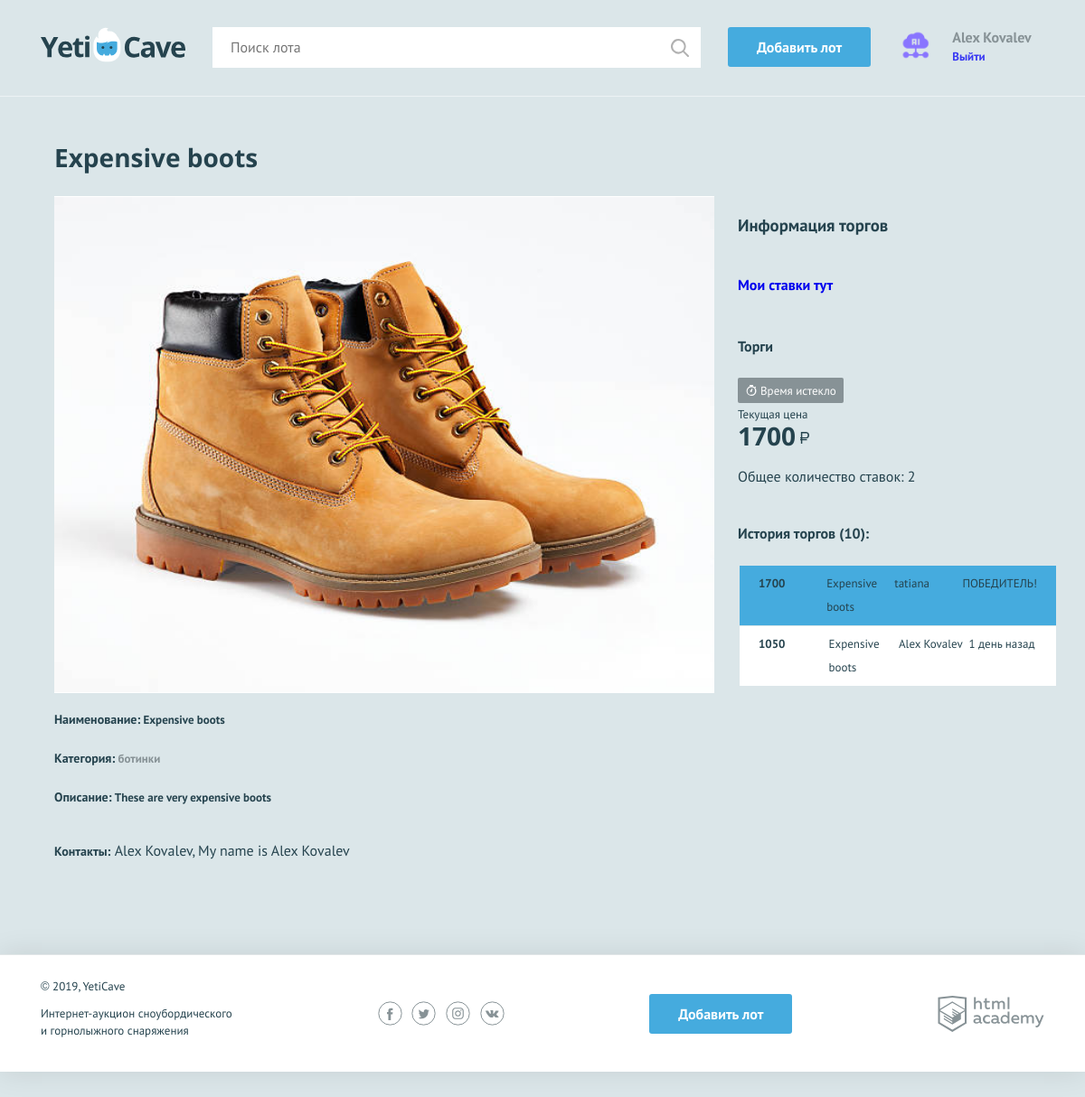
The app's page /show_lot.php?id=178 (signed in) with its own data.
### tables this page shows
CREATE TABLE `lot` (
  `id` int(11) NOT NULL,
  `name` char(100) DEFAULT NULL,
  `lot_message` text,
  `img_url` text,
  `lot_rate` text,
  `lot_date` date DEFAULT NULL,
  `lot_step` int(11) DEFAULT NULL,
  `price` int(11) DEFAULT NULL,
  `cur_price` int(11) DEFAULT NULL,
  `category_id` int(11) NOT NULL,
  `user_id` int(11) NOT NULL,
  `created_at` datetime NOT NULL DEFAULT CURRENT_TIMESTAMP,
  `notified` int(11) DEFAULT NULL
);

CREATE TABLE `users` (
  `id` int(11) NOT NULL,
  `created_at` datetime NOT NULL DEFAULT CURRENT_TIMESTAMP,
  `email` char(100) DEFAULT NULL,
  `name` char(100) DEFAULT NULL,
  `password` char(64) DEFAULT NULL,
  `avatar` text,
  `contacts` text
);

CREATE TABLE `category` (
  `id` int(11) NOT NULL,
  `name` char(64) DEFAULT NULL,
  `name_eng` char(64) DEFAULT NULL
);

CREATE TABLE `rate` (
  `ID` int(11) NOT NULL,
  `rate_date` datetime DEFAULT CURRENT_TIMESTAMP,
  `price` int(11) DEFAULT NULL,
  `user_id` int(11) NOT NULL,
  `lot_id` int(11) NOT NULL
);

### models/functions.php (called while the page is built, shortened)
<?php
function include_template($name, array $data = [])
{
    $name = 'views/' . $name;
    extract($data);
    require $name;
    $result = ob_get_clean();
    return $result;
}
function formattedDate($date) {
    $cur_time = time();
    $finish_date = strtotime($date);
    $left_time_in_seconds = $finish_date - $cur_time;
    $hours = floor($left_time_in_seconds / 3600);
    $minutes = floor(($left_time_in_seconds % 3600) / 60);
    if($left_time_in_seconds < 0) {
        return("Время истекло");
    }
    return("{$hours}ч : {$minutes}м");
}
function humanReadableTimeDifference($datetime) {
    $timestamp = strtotime($datetime);
    $currentTime = time();
    $timeDifference = $currentTime - $timestamp;
    if ($timeDifference < 60) {
        return $timeDifference . " секунд назад";
    } elseif ($timeDifference < 3600) {
        $minutes = floor($timeDifference / 60);
        return $minutes . " минут" . ($minutes == 1 ? "а" : "") . " назад";
    } elseif ($timeDifference < 86400) {
        $hours = floor($timeDifference / 3600);
        return $hours . " час" . ($hours == 1 ? "" : ($hours < 5 ? "а" : "ов")) . " назад";
    } elseif ($timeDifference < 2592000) {
        $days = floor($timeDifference / 86400);
        return $days . " д" . ($days == 1 ? "ень" : ($days < 5 ? "ня" : "ней")) . " назад";
    } elseif ($timeDifference < 31104000) {
        $months = floor($timeDifference / 2592000);
        return $months . " месяц" . ($months == 1 ? "" : ($months < 5 ? "а" : "ев")) . " назад";
    } else {
        $years = floor($timeDifference / 31104000);
        return $years . " год" . ($years == 1 ? "" : ($years < 5 ? "а" : "лет")) . " назад";
    }
}

### show_lot.php (called while the page is built, shortened)
<?php
require_once 'models/functions.php';
require_once 'models/categories.php';
require_once 'models/init.php';
if (isset($_GET['id'])) {
    $lot_id = $_GET['id'];
    $query = "SELECT lot.id, lot.name, lot_message, img_url, lot_rate, lot_date, lot_step, lot.price, cur_price, category.name AS category_name
       FROM `lot`
       JOIN category ON lot.category_id = category.id
       WHERE lot.id = ?";
    $stmt = $con->prepare($query);
    $stmt->bind_param('i', $lot_id);
    $stmt->execute();
    $chosen_lot = $stmt->get_result();
    if ($chosen_lot && mysqli_num_rows($chosen_lot) > 0) {
        foreach ($chosen_lot as $row => $elem) {
            $lot_name = $elem['name'];
            $lot_message = $elem['lot_message'];
            $img_url = $elem['img_url'];
            $lot_date = $elem['lot_date'];
            $lot_step = $elem['lot_step'];
            $price = $elem['price'];
            $cur_price = $elem['cur_price'];
            $category_name = $elem['category_name'];
        }
        if (isset($_GET)) {
            $current_id = $_GET['id'];
            $query_search_user = "SELECT lot.id, user_id, users.id, users.name, users.contacts
           FROM lot
           JOIN users ON lot.user_id = users.id
           WHERE lot.id = ? ";
            $stmt2 = $con->prepare($query_search_user);
            $stmt2->bind_param('i', $current_id);
            $stmt2->execute();
            $result = $stmt2->get_result();
            $row = mysqli_fetch_assoc($result);
        }
        $sql_count_rates = "SELECT COUNT(*) as count
                   FROM rate
                   WHERE lot_id = ?;";
        $stmt3 = $con->prepare($sql_count_rates);
        $stmt3->bind_param('i', $lot_id);
        $stmt3->execute();
        $count_rates = $stmt3->get_result();
        if ($count_rates) {
            $count_rows = mysqli_fetch_assoc($count_rates);
            $rates_number = $count_rows['count'];
        } else {
            $rates_number = 0;
        }
        $page_content = include_template('lot.php', [
            'chosen_lot' => $chosen_lot,
            'lot_name' => $lot_name,
            'lot_message' => $lot_message,
            'img_url' => $img_url,
            'lot_date' => $lot_date,
            'lot_rate' => $_POST['lot_rate'],
            'lot_step' => $lot_step,
            'price' => $price,
            'cur_price' => $cur_price,
            'category_name' => $category_name,
            'lot_id' => $lot_id,
            'con' => $con,
            'humanReadableTimeDifference' => $humanReadableTimeDifference,
            'user_name' => $row['name'],
            'contacts' => $row['contacts'],
            'user_id' => $row['user_id'],
            'rates_number' => $rates_number,
            'errors' => $errors['rate'],
        ]);
    }
    else {
        http_response_code(404);
        $page_content = '<h1>Ошибка 404: Страница не найдена</h1>';
    }
} else {
    $page_content = '<h1>Вы не выбрали лот.</h1>';
}
$layout_content = include_template('layout.php', [
    'title' => 'Лот',
    'content' => $page_content,
    'categories' => $categories,
]);
print_r($layout_content);

### views/lot.php (the view, shortened to what this page needs)
<section class="lot-item container">
    <h2><?= $lot_name ?? ''; ?></h2>
    <div class="lot-item__content">
        <div class="lot-col left">
            <div class="description">
                <div class="lot-item__image">
                    <img src='../<?= $img_url ?? ''; ?>' width="730" height="548" alt="<? $lot_name ?? '' ?>">
                </div>
                <p class="lot-item__name"><b style="font-size: 14px;">Наименование:</b> <span><?= $lot_name ?></span>
                </p>
                <p class="lot-item__category"><b style="font-size: 14px;">Категория:</b>
                    <span><?= $category_name; ?></span></p>
                <p class="lot-item__description"><b style="font-size: 14px;">Описание:</b>
                    <span><?= $lot_message ?? '' ?></span></p>
                <p><b style="font-size: 14px;">Контакты:</b>
                    <span><?= $user_name . ', ' . $contacts ?? '' ?></span></p>
            </div>
        </div>
        <div class="lot-col">
            <h3>Информация торгов</h3>
            <?php if (isset($_SESSION['user'])) : ?>
                <h4><b><a href="/my_bets.php">Мои ставки тут</a></b></h4>
            <? endif; ?>
            <h4>Торги</h4>
            <div>
                <span class="lot-item__timer timer"><?= formattedDate($lot_date); ?></span>
                <div class="lot-item__cost-state">
                    <div class="lot-item__rate">
                        <span class="lot-item__amount">Текущая цена</span>
                        <span class="lot-item__cost"><?= $cur_price; ?><b class="rub">р</b></span>
                    </div>
                </div>
            </div>
            <p>Общее количество ставок: <?= $rates_number; ?></p>
            <h4>История торгов (<span>10</span>):</h4>
            <table class="history__list">
                <?php
                $query6 = "SELECT rate.rate_date, rate.lot_id, rate.price, users.name AS users_name, lot.name AS lot_name
                FROM rate
                INNER JOIN users ON rate.user_id = users.id
                JOIN lot ON rate.lot_id = lot.id
                WHERE rate.lot_id = ?
                ORDER BY rate.rate_date DESC;";
                $stmt6 = $con->prepare($query6);
                $stmt6->bind_param('i', $lot_id);
                $stmt6->execute();
                $result6 = $stmt6->get_result();
                if (mysqli_num_rows($result6) > 0) {
                    echo "<table class='history__list'>";
                    foreach ($result6 as $index => $row) {
                        $dateLot2 = humanReadableTimeDifference($row['rate_date']);
                        if (strtotime($lot_date) < time() && ($index === 0)) {
                            echo "<tr class='history__item winner'>
                    <td class='history__name'>" . $row['price'] . "</td>
                    <td class='history__price'>" . $row['lot_name'] . "</td>
                    <td class='history__price'>" . $row['users_name'] . "</td>
                    <td class='history__time'>" . "ПОБЕДИТЕЛЬ!" . "</td>
                </tr>";
                        } else {
                            echo "<tr class='history__item'>
                    <td class='history__name'>" . $row['price'] . "</td>
                    <td class='history__price'>" . $row['lot_name'] . "</td>
                    <td class='history__price'>" . $row['users_name'] . "</td>
                    <td class='history__time'>" . $dateLot2 . "</td>
                </tr>";
                        }
                    }
                }
                ?>
            </table>
        </div
    </div>
</section>

### views/layout.php (shortened to what this page needs)
<?php
if(isset($_SESSION['user'])) {
    $user = $_SESSION['user'];
    $user_name = $user['name'];
}
$main_page = '/';
$add_lot_page = 'add.php';
?>
<!DOCTYPE html>
<html lang="ru">
<head>
    <link href="../css/normalize.min.css" rel="stylesheet">
    <link href="../css/style.css" rel="stylesheet">
</head>
<body>
<div class="page-wrapper">
    <header class="main-header">
        <div class="main-header__container container">
            <a class="main-header__logo" href="<?=$main_page;?>">
                <img src="../img/logo.svg" width="160" height="39" alt="Логотип компании YetiCave">
            </a>
            <form class="main-header__search" method="get" action="search.php" autocomplete="off">
                <input type="search" name="search" placeholder="Поиск лота" value="<?php echo isset($_GET['search']) ? $_GET['search'] : '';?>">
                <input class="main-header__search-btn" type="submit" name="find" value="Найти">
            </form>
            <?php if (isset($_SESSION['user'])) : ?><div><a class="main-header__add-lot button" href="<?=$add_lot_page;?>">Добавить лот</a></div><? endif; ?>
            <nav class="user-menu">
                <?php if (isset($_SESSION['user'])) : ?>
                    <div class="user-menu__image">
                        <img src='<?=$_SESSION['user']['avatar']; ?>' width="40" height="40" alt="Аватар"/>
                    </div>
                    <div class="user-menu__logged">
                        <p><?= $user_name ?></p>
                        <p><a href="../controllers/logout.php">Выйти</a></p>
                    </div>
                <? endif; ?>
            </nav>
        </div>
    </header>
    <main class="container">
        <?=$content ?>
    </main>
</div>
<footer class="main-footer">
    <nav class="nav">
    </nav>
    <div class="main-footer__bottom container">
        <div class="main-footer__copyright">
            <p>© 2019, YetiCave</p>
            <p>Интернет-аукцион сноубордического и горнолыжного снаряжения</p>
        </div>
        <div class="main-footer__social social">
            <a class="social__link social__link--facebook" href="#">
            </a>
            <a class="social__link social__link--twitter" href="#">
            </a>
            <a class="social__link social__link--instagram" href="#">
            </a>
            <a class="social__link social__link--vkontakte" href="#">
            </a>
        </div>
        <?php if (isset($_SESSION['user'])) : ?><a class="main-footer__add-lot button" href="<?=$add_lot_page;?>">Добавить лот</a><? endif; ?>
        <div class="main-footer__developed-by">
            <a class="logo-academy" href="https://htmlacademy.ru/intensive/php">
            </a>
        </div>
    </div>
</footer>
</body>
</html>

### records on screen
lot: user.name "Alex Kovalev", name "Expensive boots", img_url (picture), category.name "ботинки", lot_message "These are very expensive boots", lot_date "Время истекло", cur_price "1700"
rate: price "1700", lot.name "Expensive boots", user.name "tatiana"
rate: price "1050", lot.name "Expensive boots", user.name "Alex Kovalev", rate_date "1 день назад"

### other values on screen
$user_name . ', ' . $contacts "Alex Kovalev, My name is Alex Kovalev"
$rates_number "2"
